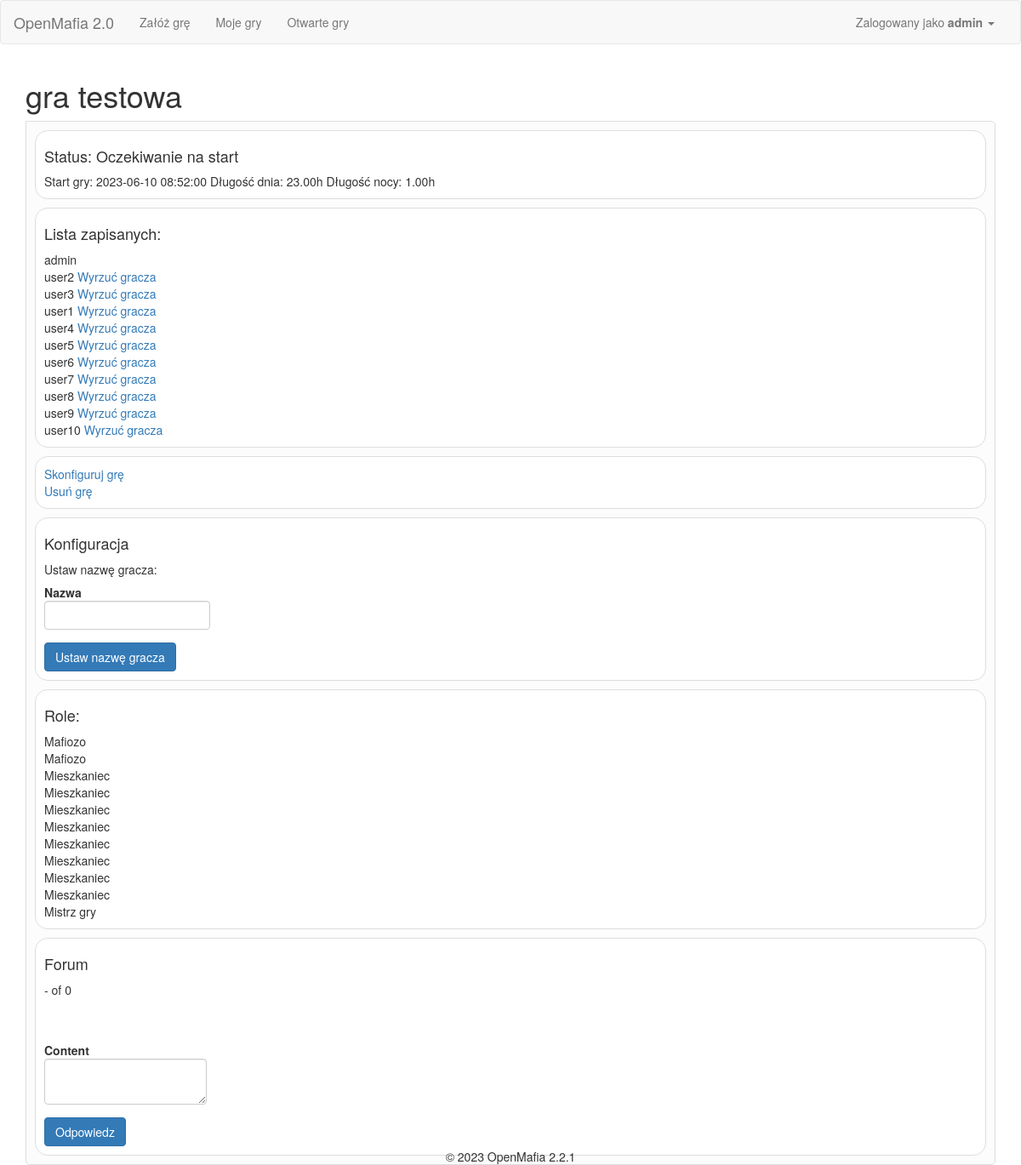
The app's page /game/1/game_configuration (signed in) with its own data.
### app/Engine/DB/models.py (models this page shows, shortened)
class User(db.Model):
    __tablename__ = 'User'
    id = db.Column(db.Integer, primary_key=True)
    user = db.Column(db.String(64), unique=True)
    password = db.Column(db.String(500))
    name = db.Column(db.String(500))
    email = db.Column(db.String(120), unique=True)
    is_active = db.Column(db.Boolean)
    def is_active(self):
        return True

class Game(db.Model):
    __tablename__ = 'Game'
    id = db.Column(db.Integer, primary_key=True)
    name = db.Column(db.String(500))
    day_no = db.Column(db.Integer)
    phase = db.Column(db.Integer)
    status_id = db.Column(db.Integer, ForeignKey('Status.id'), default=1)
    owner_id = db.Column(db.Integer, ForeignKey('User.id'))
    start_time = db.Column(db.DateTime(timezone=True))
    game_type_id = db.Column(db.Integer, ForeignKey('GameType.id'))
    owner = relationship("User", uselist=False)
    status = relationship("Status", uselist=False)
    game_players = relationship("GamePlayer", back_populates='game')
    roles = relationship("Game_Roles")
    phases = relationship("Game_Phases")
    game_config = relationship("Game_Configuration")
    game_type = relationship("GameType")

class Status(db.Model):
    __tablename__ = 'Status'
    id = db.Column(db.Integer, primary_key=True)
    name = db.Column(db.String(100))
    visible_name = db.Column(db.String(100))

class Game_Phases(db.Model):
    __tablename__ = 'Game_Phases'
    id = db.Column(db.Integer, primary_key=True)
    game_id = db.Column(db.Integer, ForeignKey('Game.id'))
    phase_id = db.Column(db.Integer)
    phase_name = db.Column(db.String(100))
    phase_duration = db.Column(db.Integer)

class GamePlayer(db.Model):
    __tablename__ = 'GamePlayer'
    id = db.Column(db.Integer, primary_key=True)
    game_id = db.Column(db.Integer, ForeignKey('Game.id'))
    user_id = db.Column(db.Integer, ForeignKey('User.id'))
    order_id = db.Column(db.Integer)
    roles = relationship("Game_Roles")
    name = db.Column(db.String(500))
    status = db.Column(db.String(500))
    user = relationship("User")
    winner = db.Column(db.Integer)
    game = relationship("Game", back_populates='game_players')

class Game_Roles(db.Model):
    __tablename__ = 'Game_Roles'
    id = db.Column(db.Integer, primary_key=True)
    game_id = db.Column(db.Integer, ForeignKey('Game.id'))
    player_id = db.Column(db.Integer, ForeignKey('GamePlayer.id'))
    role_id = db.Column(db.Integer, ForeignKey('Role.id'))
    role = relationship("Role")

class Role(db.Model):
    __tablename__ = 'Role'
    id = db.Column(db.Integer, primary_key=True)
    name = db.Column(db.String(100))
    visible_name = db.Column(db.String(500))
    description = db.Column(db.String(500))

### app/SetupGameModule/views.py (the view)
@SetupGameModule.route('<game_id>/game_configuration', methods=['GET', 'POST'])
@login_required
@handle_jobs
def game_configuration(game_id):
    try:
        page = int(request.args.get('p'))
    except:
        page = 1
    game_id = int(game_id)
    db_api = GameApi()
    game = db_api.get_game(game_id)
    v = Validator(game, current_user)
    form = SetupGameForm()
    forum_form = ForumForm()
    if v.game_is_not_started():
        user_ids = []
        for player in game.game_players:
            user_ids.append(player.user_id)
        if game.owner_id == current_user.id:
            user_type = 'admin'
        elif g.user.id in user_ids:
            user_type = 'player'
        else:
            user_type = 'guest'
        forum_api = ForumApi(game.id, current_user.id)
        forums = forum_api.get_or_create_topics_for_game()
        initial_chat_page = int(page)
        initial_chat_page_content = forum_api.get_thread_page(forums['initial_thread'].id, initial_chat_page)
        data = {
            'initial_thread': initial_chat_page_content
        }
        return render_template('SetupGameModule_game_configuration.html',
                               game=game,
                               user_type=user_type,
                               form=form,
                               data=data,
                               forum_form=forum_form
                               )
    else:
        return redirect(url_for('SetupGameModule.lobby', game_id=game_id))

### app/SetupGameModule/forms.py
class SetupGameForm(FlaskForm):
	name = StringField(u'Nazwa', validators=[DataRequired()])

class ForumForm(FlaskForm):
	content = StringField(u'Content', validators=[DataRequired()], widget=TextArea())
	topic_name = HiddenField(u'TopicName')

### app/Engine/AutomatedTasks/scheduler.py (called while the page is built)
    def check_jobs_and_run(self, game_id):
        jobs = self.job_api.list_jobs_for_game(game_id, for_update=True)
        jobs_to_do = []
        jobs_in_progress = []
        for job in jobs:
            if job.status == 'in_progress':
                jobs_in_progress.append(job)
        if not jobs_in_progress:
            for job in jobs:
                if job.status == 'new' and datetime.now() > job.trigger_time:
                    self.job_api.update_job_status(job.id, 'in_progress')
                    jobs_to_do.append(job)
        self.job_api.unlock_table() # unlock "for update"
        if len(jobs_in_progress) > 0:
            time.sleep(5)  # we assume that in 5 seconds the task will be done
        else:
            for job in jobs_to_do:
                getattr(Tasks, job.job_name).__call__(job.game_id)
                self.job_api.update_job_status(job.id, 'done')

### app/Engine/DB/db_api.py (called while the page is built)
    def get_game(self, game_id):
        self.game = Game.query.filter_by(id=game_id).first()
        try:
            self.game.game_players.sort(key=lambda x: x.order_id)
        except TypeError:
            pass
        return self.game

    def list_jobs_for_game(self, game_id, for_update=False):
        if for_update:
            return Job.query.filter(Job.status != 'done', Job.game_id == game_id).with_for_update().all()
        else:
            return Job.query.filter(Job.status != 'done', Job.game_id == game_id).all()

    def unlock_table(self):
        db.session.commit()

    def get_topic(self, game_id, topic_title):
        topic = Topic.query.filter(Topic.game_id == game_id, Topic.title == topic_title).first()
        return topic

    def get_thread_page(self, thread_id, page):
        replies = Reply.query.filter(Reply.inReplyTo == thread_id).order_by(Reply.reply_id.asc()).paginate(page=page, per_page=15)
        for reply in replies.items:
            reply.date = utc_to_local(reply.date)
        return replies

### app/SetupGameModule/validators.py (called while the page is built)
    def game_is_not_started(self):
        if self.game.status.name in ['new', 'enrollment_open', 'enrollment_closed', 'waiting_for_start']:
            return True
        else:
            flash('Gra już wystartowała lub została anulowana.', 'alert-danger')
            return False

### app/SetupGameModule/templates/SetupGameModule_game_configuration.html (shortened to what this page needs)
{% extends "base.html" %}
{% import "bootstrap/wtf.html" as wtf %}
{% block styles %}
{{ super() }}
<link rel="stylesheet" type="text/css" href="{{ url_for('SetupGameModule.static', filename='css/datatables.css') }}">
<link rel="stylesheet" type="text/css" href="{{ url_for('SetupGameModule.static', filename='css/styles.css') }}">
{% endblock %}
{% macro render_pagination(pagination) %}
  <div class=page-items>
    {{ pagination.first }} - {{ pagination.last }} of {{ pagination.total }}
  </div>
{% endmacro %}
{%block main_content%}
<h1>{{ game.name }}</h1>
<div class="tab-content">
    <div id="lobby" class="active">
        <div class="content-box">
                <h4>Status: {{ game.status.visible_name }}</h4>
                {% if game.status.name == 'waiting_for_start' %}
                Start gry: {{ game.start_time }}
                Długość dnia: {{ '%0.2f'| format(game.phases[0].phase_duration/3600|float) }}h
                Długość nocy: {{ '%0.2f'| format(game.phases[1].phase_duration/3600|float) }}h
                {% endif %}
        </div>
        <div class="content-box">
        <h4>Lista zapisanych:</h4>
                {% for player in game.game_players %}
                        {{ player.user.name }}
                        {% if user_type=='admin' and player.user.id != current_user.id %}
                                <a href="./game_configuration/throw-user/{{player.user.id}}">Wyrzuć gracza</a>
                        {% endif %}
                        <br/>
                {% endfor %}
        </div>
        <div class="content-box">
                {% if user_type=='guest' %}
                        <a href="./game_configuration/join">Dołącz do gry</a>
                {% elif user_type=='player' %}
                        <a href="./game_configuration/sign-off">Wypisz się</a>
                {% elif user_type=='admin' %}
                                <a href="./game_configuration/configuration">Skonfiguruj grę</a><br />
                        {% if game.status.name == 'new' %}
                                <a href="./game_configuration/enrollment_open">Otwórz zapisy</a><br />
                                <a href="./game_configuration/remove">Usuń grę</a>
                        {% elif game.status.name == 'enrollment_open' %}
                                <a href="./game_configuration/enrollment_close">Zamknij zapisy</a><br />
                                <a href="./game_configuration/remove">Usuń grę</a>
                        {% elif game.status.name == 'enrollment_closed' %}
                                <a href="./game_configuration/choose_roles">Wybierz role</a><br />
                                <a href="./game_configuration/enrollment_open">Otwórz zapisy</a><br />
                                <a href="./game_configuration/plan_starting_game">Zweryfikuj i rozpocznij grę</a><br />
                                <a href="./game_configuration/remove">Usuń grę</a>
                        {% elif game.status.name == 'waiting_for_start' %}
                                <a href="./game_configuration/remove">Usuń grę</a>
                        {% endif %}
                {% endif %}
        </div>
        {% if user_type=='player' or user_type=='admin' %}
        <div class="content-box">
                <h4>Konfiguracja</h4>
                Ustaw nazwę gracza:<br />
                <form action="./game_configuration/set_player_name" method="post" class="form form-horizontal" name="setplayernameform">
                {{ wtf.form_field(form.name) }}
                <div class="form-actions">
                        <button name="action_set_player_name" type="submit" class="btn btn-primary">Ustaw nazwę gracza</button>
                </div>
        </form>
        </div>
        {% endif %}
        {% if game.roles|length > 0 %}
        <div class="content-box">
                <h4>Role:</h4>
                {% for role in game.roles %}
                        {{ role.role.visible_name }}<br />
                {% endfor %}
        </div>
        {% endif %}
        <div class="content-box">
          <h4>Forum</h4>
            {{ render_pagination(data['initial_thread']) }}
            {% if user_type=='player' or user_type=='admin' %}
            <form action="./add_forum_reply" method="post" class="form form-horizontal" name="addforumreplyform">
                {{ wtf.form_field(forum_form.content) }}
                <div class="form-actions">
                    <button name="action_reply" type="submit" class="btn btn-primary">Odpowiedz</button>
                </div>
            </form>
            {% endif %}
      </div>
    </div>
  </div>
</div>
{%endblock%}

### app/templates/base.html (shortened to what this page needs)
{% extends "bootstrap/base.html" %}
{% block styles %}
{{ super() }}
<link rel="stylesheet" type="text/css" href="{{ url_for('static', filename='css/base_styles.css') }}">
<link rel="stylesheet" type="text/css" href="{{ url_for('static', filename='css/bootstrap_table.css') }}">
{% endblock %}
{% block navbar %}
<nav class="navbar navbar-default" id="nav">
	<div class="container-fluid">
	  <div class="navbar-header">
		<a class="navbar-brand" href="/">OpenMafia 2.0</a>
	  </div>
	  <div class="collapse navbar-collapse" id="bs-example-navbar-collapse-1">
		<ul class="nav navbar-nav">
			<li {{ 'class=active' if request.endpoint == 'SetupGameModule.setup_game' }} ><a href="{{ url_for('SetupGameModule.setup_game')}}">Załóż grę</a></li>
			<li><a href="{{ url_for('SetupGameModule.game_list')}}/my_games">Moje gry</a></li>
			<li><a href="{{ url_for('SetupGameModule.game_list')}}/open_games">Otwarte gry</a></li>
		</ul>
		<ul class="nav navbar-nav navbar-right">
		  <li><a href="#"></a></li>
		  <li class="dropdown">
			<a href="#" class="dropdown-toggle" data-toggle="dropdown" role="button" aria-haspopup="true" aria-expanded="false">
				{% if current_user.is_authenticated %}
				Zalogowany jako <b>{{ current_user.user }}</b>
				{% else %}
					Gość
				{% endif %}
				<span class="caret"></span>
			</a>
		  </li>
		</ul>
	  </div>
	</div>
  </nav>
{% endblock %}
{%block content %}
<div class="container">
	{%block main_content%}{%endblock%}
{% block footer %}
<div class="footer">&copy; 2023 OpenMafia 2.2.1</div>
{%- endblock footer %}
{%endblock%}

### app/static/css/base_styles.css (style rules this page uses)
.footer { position: fixed; left: 0; bottom: 0; width: 100%; text-align: center; text-size: small; }

### app/SetupGameModule/static/css/styles.css (style rules this page uses)
.tab-content { border: 1px solid #ddd; padding: 10px; border-radius: 5px; border-top-left-radius: 0px; background-color: #fcfcfc; }
.tab-content > div { display: none; }
.tab-content > div.active { display: block; }
.content-box { background-color: #fff; border: 1px solid #ddd; border-radius: 15px; padding: 10px; margin-bottom: 10px; }
.tab-content .content-box:last-of-type { margin-bottom: 0px; }
.form-control { width: auto; }
.form-horizontal .form-group { margin-right: 0px; margin-left: 0px; }

### records on screen
User: user "admin"
Game: name "gra testowa", start_time "2023-06-10 08:52:00"
Status: status.visible_name "Oczekiwanie na start"
Game_Phases: game.phases[0].phase_duration/3600|float "23.00"
Game_Phases: game.phases[1].phase_duration/3600|float "1.00"
GamePlayer: user.name "admin"
GamePlayer: user.name "user2"
GamePlayer: user.name "user3"
GamePlayer: user.name "user1"
GamePlayer: user.name "user4"
GamePlayer: user.name "user5"
GamePlayer: user.name "user6"
GamePlayer: user.name "user7"
GamePlayer: user.name "user8"
GamePlayer: user.name "user9"
GamePlayer: user.name "user10"
Game_Roles: role.visible_name "Mafiozo"
Game_Roles: role.visible_name "Mafiozo"
Game_Roles: role.visible_name "Mieszkaniec"
Game_Roles: role.visible_name "Mieszkaniec"
Game_Roles: role.visible_name "Mieszkaniec"
Game_Roles: role.visible_name "Mieszkaniec"
Game_Roles: role.visible_name "Mieszkaniec"
Game_Roles: role.visible_name "Mieszkaniec"
Game_Roles: role.visible_name "Mieszkaniec"
Game_Roles: role.visible_name "Mieszkaniec"
Game_Roles: role.visible_name "Mistrz gry"

### other values on screen
{{ pagination.total }} "0"
